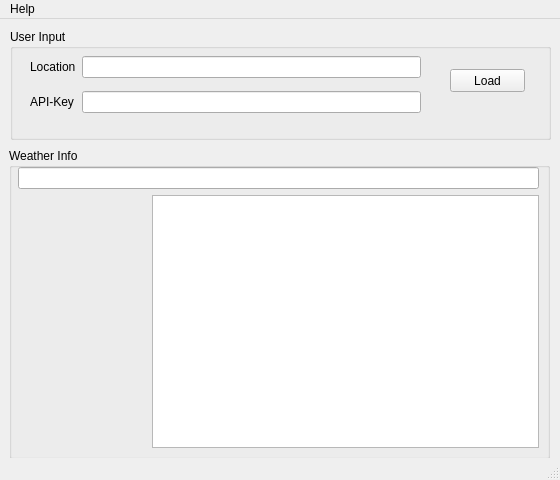
<?xml version="1.0" encoding="UTF-8"?>
<ui version="4.0">
 <class>MainWindow</class>
 <widget class="QMainWindow" name="MainWindow">
  <property name="geometry">
   <rect>
    <x>0</x>
    <y>0</y>
    <width>560</width>
    <height>480</height>
   </rect>
  </property>
  <property name="windowTitle">
   <string>OpenWeatherMap</string>
  </property>
  <property name="windowIcon">
   <iconset>
    <normaloff>ressources/icons/baseline_terrain_black_18dp.png</normaloff>ressources/icons/baseline_terrain_black_18dp.png</iconset>
  </property>
  <widget class="QWidget" name="centralwidget">
   <widget class="QGroupBox" name="groupBox_UserInput">
    <property name="geometry">
     <rect>
      <x>10</x>
      <y>10</y>
      <width>541</width>
      <height>111</height>
     </rect>
    </property>
    <property name="title">
     <string>User Input</string>
    </property>
    <widget class="QWidget" name="gridLayoutWidget">
     <property name="geometry">
      <rect>
       <x>20</x>
       <y>20</y>
       <width>391</width>
       <height>71</height>
      </rect>
     </property>
     <layout class="QGridLayout" name="gridLayout">
      <item row="2" column="0">
       <widget class="QLabel" name="label_APIKey">
        <property name="text">
         <string>API-Key</string>
        </property>
       </widget>
      </item>
      <item row="2" column="1">
       <widget class="QLineEdit" name="lineEdit_APIKey">
        <property name="text">
         <string/>
        </property>
       </widget>
      </item>
      <item row="1" column="0">
       <widget class="QLabel" name="label_Location">
        <property name="text">
         <string>Location</string>
        </property>
       </widget>
      </item>
      <item row="1" column="1">
       <widget class="QLineEdit" name="lineEdit_Location">
        <property name="text">
         <string/>
        </property>
       </widget>
      </item>
     </layout>
    </widget>
    <widget class="QPushButton" name="pushButton_LoadData">
     <property name="geometry">
      <rect>
       <x>440</x>
       <y>40</y>
       <width>75</width>
       <height>23</height>
      </rect>
     </property>
     <property name="text">
      <string>Load</string>
     </property>
    </widget>
   </widget>
   <widget class="QGroupBox" name="groupBox_WeatherInfo">
    <property name="geometry">
     <rect>
      <x>9</x>
      <y>129</y>
      <width>541</width>
      <height>311</height>
     </rect>
    </property>
    <property name="title">
     <string>Weather Info</string>
    </property>
    <widget class="QWidget" name="verticalLayoutWidget">
     <property name="geometry">
      <rect>
       <x>9</x>
       <y>19</y>
       <width>521</width>
       <height>281</height>
      </rect>
     </property>
     <layout class="QVBoxLayout" name="verticalLayout">
      <item>
       <widget class="QLineEdit" name="lineEdit_LocationOut">
        <property name="alignment">
         <set>Qt::AlignCenter</set>
        </property>
        <property name="readOnly">
         <bool>true</bool>
        </property>
       </widget>
      </item>
      <item>
       <layout class="QGridLayout" name="gridLayout_2">
        <item row="0" column="1">
         <widget class="QTableWidget" name="tableWidget_Data">
          <property name="sizePolicy">
           <sizepolicy hsizetype="Expanding" vsizetype="Expanding">
            <horstretch>0</horstretch>
            <verstretch>0</verstretch>
           </sizepolicy>
          </property>
          <property name="sizeAdjustPolicy">
           <enum>QAbstractScrollArea::AdjustIgnored</enum>
          </property>
          <property name="textElideMode">
           <enum>Qt::ElideRight</enum>
          </property>
          <property name="gridStyle">
           <enum>Qt::NoPen</enum>
          </property>
          <property name="rowCount">
           <number>7</number>
          </property>
          <property name="columnCount">
           <number>2</number>
          </property>
          <attribute name="horizontalHeaderVisible">
           <bool>false</bool>
          </attribute>
          <attribute name="horizontalHeaderShowSortIndicator" stdset="0">
           <bool>false</bool>
          </attribute>
          <attribute name="horizontalHeaderStretchLastSection">
           <bool>false</bool>
          </attribute>
          <attribute name="verticalHeaderVisible">
           <bool>false</bool>
          </attribute>
          <attribute name="verticalHeaderStretchLastSection">
           <bool>false</bool>
          </attribute>
          <row/>
          <row/>
          <row/>
          <row/>
          <row/>
          <row/>
          <row/>
          <column/>
          <column/>
         </widget>
        </item>
        <item row="0" column="0">
         <widget class="QLabel" name="label_WeatherImage">
          <property name="sizePolicy">
           <sizepolicy hsizetype="Fixed" vsizetype="Fixed">
            <horstretch>50</horstretch>
            <verstretch>0</verstretch>
           </sizepolicy>
          </property>
          <property name="minimumSize">
           <size>
            <width>128</width>
            <height>128</height>
           </size>
          </property>
          <property name="maximumSize">
           <size>
            <width>128</width>
            <height>128</height>
           </size>
          </property>
          <property name="text">
           <string/>
          </property>
         </widget>
        </item>
       </layout>
      </item>
     </layout>
    </widget>
   </widget>
  </widget>
  <widget class="QMenuBar" name="menubar">
   <property name="geometry">
    <rect>
     <x>0</x>
     <y>0</y>
     <width>560</width>
     <height>21</height>
    </rect>
   </property>
   <widget class="QMenu" name="menuHelp">
    <property name="title">
     <string>Help</string>
    </property>
    <addaction name="actionAbout_Qt"/>
   </widget>
   <addaction name="menuHelp"/>
  </widget>
  <widget class="QStatusBar" name="statusbar"/>
  <action name="actionAbout_Qt">
   <property name="icon">
    <iconset>
     <normaloff>ressources/icons/Qt_logo_2016.png</normaloff>ressources/icons/Qt_logo_2016.png</iconset>
   </property>
   <property name="text">
    <string>About Qt...</string>
   </property>
  </action>
 </widget>
 <resources/>
 <connections/>
</ui>
